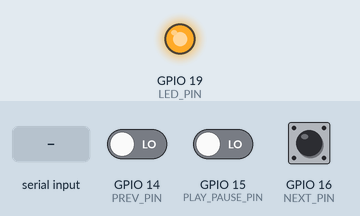
A program run on a simulated ESP32. Parts: output pins drawn as LEDs (lit = HIGH). The inputs (shaded band) are chosen by the test bench; at power-on: GPIO 14 (PREV_PIN) LOW, GPIO 15 (PLAY_PAUSE_PIN) LOW, GPIO 16 (NEXT_PIN) LOW. USB keyboard and mouse output is not drawn; what the program prints to the serial monitor is not drawn.

Above: at 1.2 s.
1.3 s: GPIO 14 (PREV_PIN) driven HIGH
2.8 s: GPIO 15 (PLAY_PAUSE_PIN) driven HIGH
4.3 s: GPIO 16 (NEXT_PIN) pulled HIGH for 0.15 s
5.9 s: "p" received over Serial
7.4 s: "n" received over Serial
8.9 s: "b" received over Serial
Timing chart, 0 to 11.4 s (numbered marks = the images above; inputs shaded):
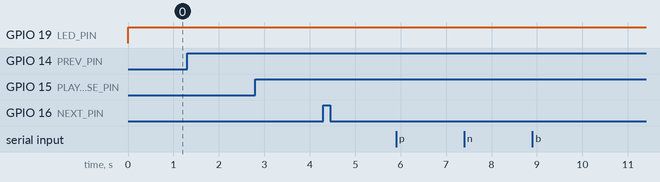

The program:

main.cpp
```cpp
// #define DEBUG

#include "Arduino.h"
#include "BleKeyboard.h"
#include "string.h"
#include "LiquidCrystal_I2C.h"

#define DEVICE_NAME "Car Controller"
#define DISCONNECTED_MESSAGE "Searching..."
#define DEBOUNCE_DELAY 500

#define LCD_COLS 16
#define LCD_ROWS 2
#define LCD_ADDR 0x27

#define LED_PIN 19
#define PLAY_PAUSE_PIN 15
#define NEXT_PIN 16
#define PREV_PIN 14
#define SDA_PIN 21
#define SCL_PIN 22

typedef struct pin_states {
	bool play_pause_pin;
	bool next_pin;
	bool prev_pin;
	bool event_occured;
} pin_states;

unsigned long last_millis = 0;
bool prev_state = false;
pin_states button_states = { false, false, false, false };
LiquidCrystal_I2C lcd(LCD_ADDR, LCD_COLS, LCD_ROWS);
BleKeyboard keyboard(DEVICE_NAME);

void play_pause() { keyboard.write(KEY_MEDIA_PLAY_PAUSE); }
void next() { keyboard.write(KEY_MEDIA_NEXT_TRACK); }
void prev() { keyboard.write(KEY_MEDIA_PREVIOUS_TRACK); }
void reset_status(pin_states *button_states) { *button_states = { false, false, false, false }; }

void read_pins(pin_states *button_states) {
    button_states->play_pause_pin = digitalRead(PLAY_PAUSE_PIN);
#ifndef DEBUG
	if (button_states->play_pause_pin) Serial.println("rp: Play-pause");
#endif
	button_states->next_pin = digitalRead(NEXT_PIN);
#ifndef DEBUG
	if (button_states->next_pin) Serial.println("rp: Next");
#endif
	button_states->prev_pin = digitalRead(PREV_PIN);
#ifndef DEBUG
	if (button_states->prev_pin) Serial.println("rp: Prev");
#endif
	button_states->event_occured =
		button_states->play_pause_pin ||
		button_states->next_pin ||
		button_states->prev_pin;
}

void write_display(LiquidCrystal_I2C *i2c, std::string lcd_str) {
	i2c->clear();
	i2c->setCursor(0, 0);
	i2c->print(lcd_str.c_str());
	delay(50);
}

void blink() {
	digitalWrite(LED_PIN, !digitalRead(LED_PIN));
	delay(500);
	Serial.println("Searching...");
}

void setup() {
    Serial.begin(115200);

	// Init GPIO
	pinMode(LED_PIN, OUTPUT);
	pinMode(PLAY_PAUSE_PIN, INPUT);
	pinMode(NEXT_PIN, INPUT);
	pinMode(PREV_PIN, INPUT);

    // Initialize as Bluetooth HID controller
	keyboard.begin();
    Serial.println("ESP32 Car Controller started!");
    Serial.println("Commands:");
    Serial.println("p - Play/Pause");
    Serial.println("n - Next Track");
    Serial.println("b - Previous Track");

	// Init I2C Display
	// lcd.init();
	// lcd.backlight();
	// write_display(&lcd, DISCONNECTED_MESSAGE);
}

void loop() {
	bool current_state = keyboard.isConnected();

	// Blink the LED when the device is not connected
	if (!keyboard.isConnected()) {
		blink();

		if (prev_state != current_state) {
			Serial.println("No connected device found. Advertising...");
			// write_display(&lcd, DISCONNECTED_MESSAGE);
			prev_state = current_state;
		}

		return;
	}

	if (prev_state != current_state) {
		Serial.println("ESP32 is now connected.");
		digitalWrite(LED_PIN, HIGH);
		// write_display(&lcd, "Car Controller");
		prev_state = current_state;
	}

	// The device will either be controlled by the serial terminal
	// or by the push buttons with pull down configuration
    if (Serial.available()) {
        char cmd = Serial.read();

        switch (cmd) {
            case 'p':
                play_pause();
                Serial.println("Play/Pause");
                break;

            case 'n':
                next();
                Serial.println("Next track");
                break;

            case 'b':
                prev();
                Serial.println("Previous track");
                break;

            default:
				Serial.print("Received: ");
				Serial.println(cmd);
                break;
        }
    } else {
		if (!(millis() - last_millis > DEBOUNCE_DELAY)) {
			return;
		}

		read_pins(&button_states);

		if (button_states.event_occured) {
			if (button_states.play_pause_pin) {
				play_pause();
				Serial.println("Play/Pause via button");
			}

			else if (button_states.next_pin) {
				next();
				Serial.println("Next track via button");
			}

			else if (button_states.prev_pin) {
				prev();
				Serial.println("Previous track via button");
			}

			last_millis = millis();
			reset_status(&button_states);
		}
	}

    delay(100);
}
```

Measured:
- after the input at 1.3 s, every drawn part: stays the same
- after the input at 2.8 s, every drawn part: stays the same
- after the input at 4.3 s, every drawn part: stays the same
- after the input at 5.9 s, every drawn part: stays the same
- after the input at 7.4 s, every drawn part: stays the same
- after the input at 8.9 s, every drawn part: stays the same
